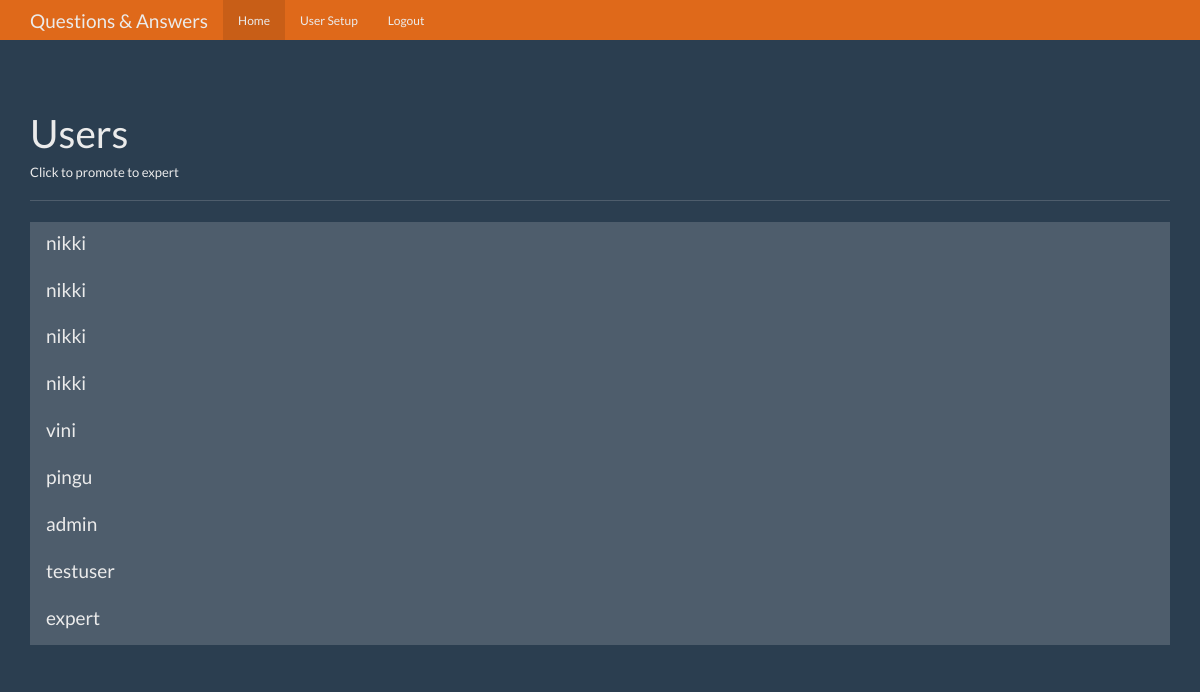
Page /users (signed in) on the earlier database version.
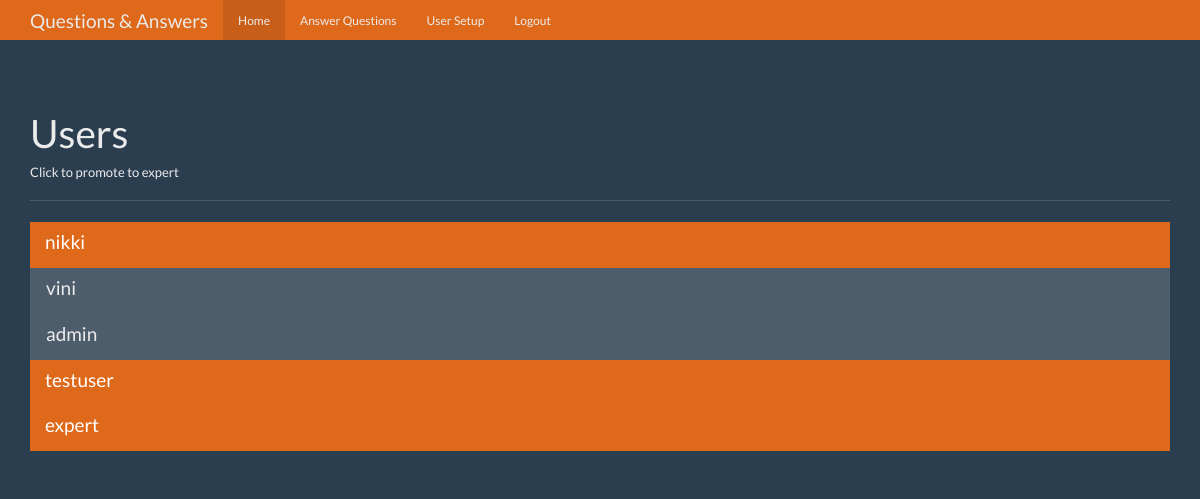
Same page on the later database version.
### tables this page shows
CREATE TABLE users (
    id INTEGER PRIMARY KEY autoincrement,
    name text not null ,
    password text not null, 
    expert boolean not null,
    admin boolean not NULL
);

### app.py (the view)
@app.route('/users')
def users():
	user = get_current_user()
	if not user:
		return redirect(url_for('login'))
	if user['admin'] == 0:
		return redirect(url_for('index'))
	db = get_db()
	users_cur = db.execute('select id, name, expert, admin from users')
	users_result = users_cur.fetchall()
	return render_template('users.html', user=user, users= users_result)

### app.py (called while the page is built)
def get_current_user(): 	#checking if the user has logged in session or not
	user_result = None
	if 'user' in session:
		user = session['user']
		db = get_db()
		user_cur = db.execute('select id, name, password, expert, admin from users where name=?', [user])
		user_result = user_cur.fetchone()
	return user_result

### database.py (called while the page is built)
def connect_db():
    sql = sqlite3.connect('questions.db')
    sql.row_factory = sqlite3.Row
    return sql

def get_db():
    if not hasattr(g, 'sqlite_db'):
        g.sqlite_db = connect_db()
    return g.sqlite_db

### templates/users.html (shortened to what this page needs)
{% extends "base.html" %}
{% from "show_links.html" import show_links %}
{% block nav %}
{{ show_links(user) }}
{% endblock %}
{% block body %}
      <div class="page-header">
        <h1>Users</h1>
        <h6>Click to promote to expert</h6>
      </div>
      <div class="row">
        <div class="col-lg-12">
          <div class="list-group">
            {% for user in users %}
            <a href="{{url_for('promote', user_id=user['id'])}}" class="list-group-item {% if user['expert']==1 %} active {% endif %}">
              <h4 class="list-group-item-heading">{{ user['name'] }}</h4>
            </a>
            {% endfor %}
          </div>
        </div>
      </div>
{% endblock %}

Differences in the rows shown:
removed users: name "nikki"
removed users: name "nikki"
removed users: name "nikki"
removed users: name "pingu"
changed users "nikki": expert False → True (drawn)
changed users "testuser": expert False → True (drawn)
changed users "expert": expert False → True (drawn)
Other differences:
text now shown: "Answer Questions"
